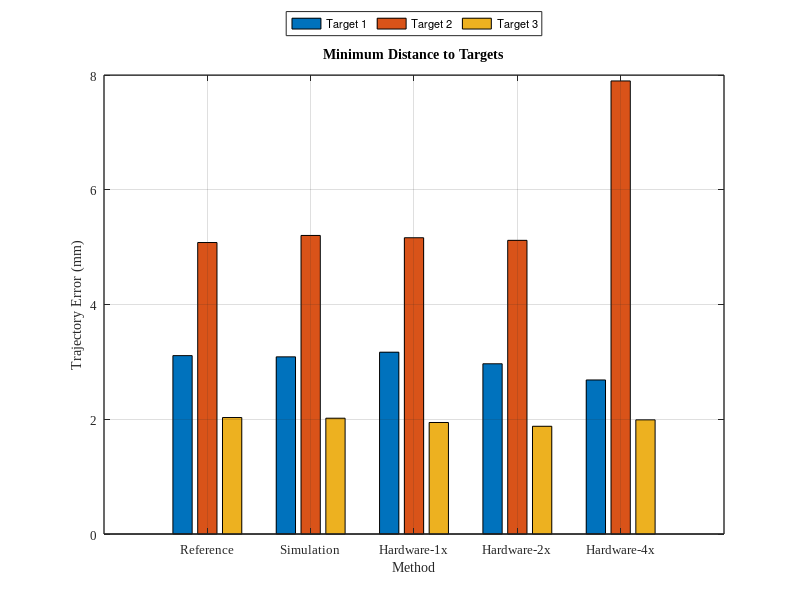

The MATLAB source for this figure:
figure('Color','w','Units','inches','Position',[1 1 6 3.2]);

% Data (rows = methods, columns = targets)
data = [
    3.1100 5.0817 2.0305;   % Reference
    3.0887 5.2050 2.0188;   % Simulation
    3.1697 5.1652 1.9440;   % HW 1x
    2.9679 5.1197 1.8781;   % HW 2x
    2.6855 7.8986 1.9902    % HW 4xa
];

bar(data);
grid on;

set(gca,'FontName','Times New Roman','FontSize',9,'LineWidth',1);

set(gca,'XTickLabel',{'Reference','Simulation','Hardware-1x','Hardware-2x','Hardware-4x'});

ylabel('Trajectory Error (mm)','FontName','Times New Roman','FontSize',10);
xlabel('Method','FontName','Times New Roman','FontSize',10);

legend({'Target 1','Target 2','Target 3'}, ...
       'Location','northoutside','Orientation','horizontal','FontSize',8);

title('Minimum Distance to Targets','FontName','Times New Roman','FontSize',10);
